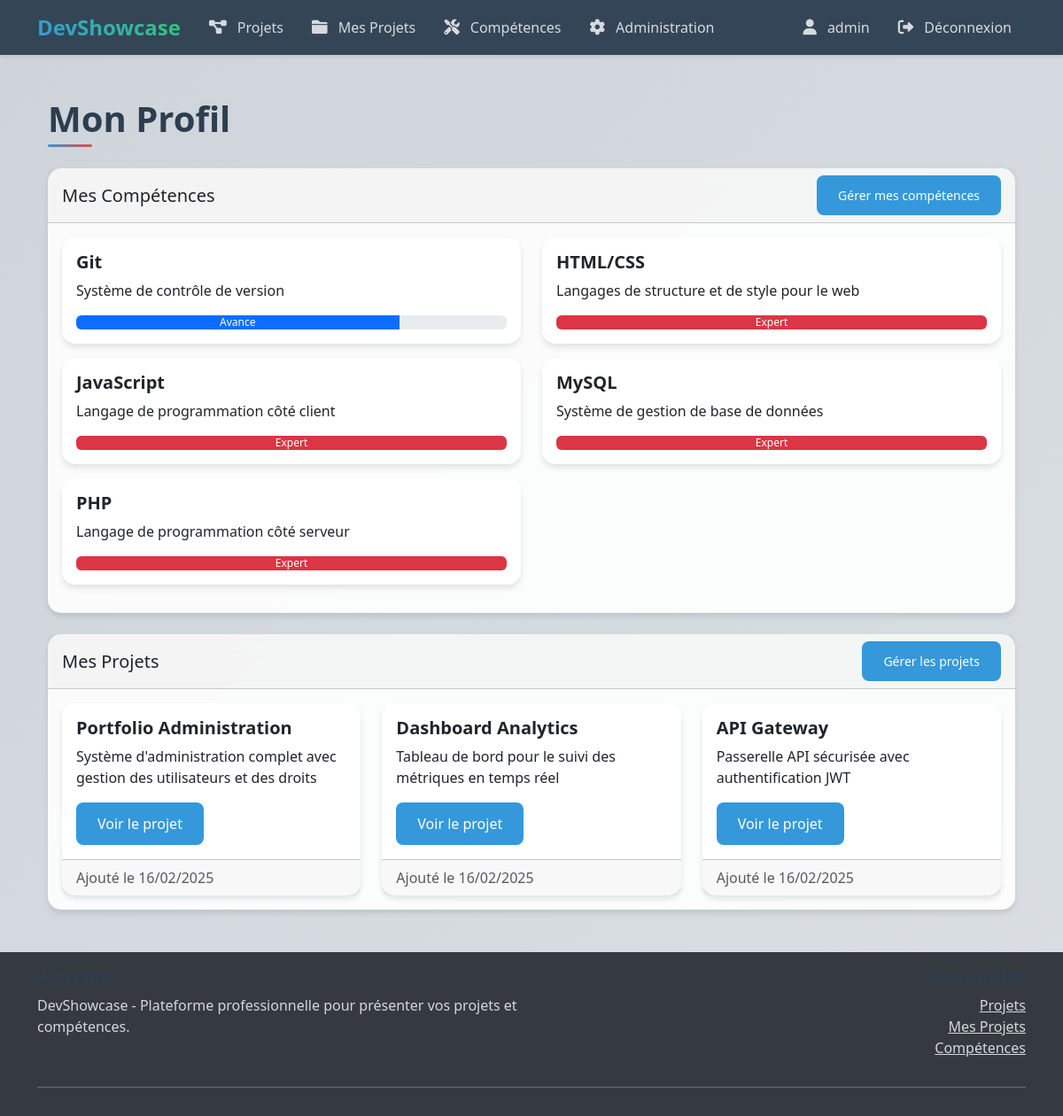
The app's page /profile.php (signed in) with its own data.
### tables this page shows
CREATE TABLE user_skills (
    user_id INT NOT NULL,
    skill_id INT NOT NULL,
    level ENUM('debutant', 'intermediaire', 'avance', 'expert') NOT NULL DEFAULT 'debutant',
    created_at DATETIME DEFAULT CURRENT_TIMESTAMP,
    updated_at DATETIME DEFAULT CURRENT_TIMESTAMP ON UPDATE CURRENT_TIMESTAMP,
    PRIMARY KEY (user_id, skill_id),
    FOREIGN KEY (user_id) REFERENCES users(id) ON DELETE CASCADE,
    FOREIGN KEY (skill_id) REFERENCES skills(id) ON DELETE CASCADE
);

CREATE TABLE skills (
    id INT PRIMARY KEY AUTO_INCREMENT,
    name VARCHAR(100) UNIQUE NOT NULL,
    description TEXT,
    created_at DATETIME DEFAULT CURRENT_TIMESTAMP,
    updated_at DATETIME DEFAULT CURRENT_TIMESTAMP ON UPDATE CURRENT_TIMESTAMP
);

CREATE TABLE projects (
    id INT PRIMARY KEY AUTO_INCREMENT,
    title VARCHAR(100) NOT NULL,
    description TEXT,
    image_path VARCHAR(255),
    external_link VARCHAR(255),
    user_id INT,
    category_id INT,
    created_at DATETIME DEFAULT CURRENT_TIMESTAMP,
    updated_at DATETIME DEFAULT CURRENT_TIMESTAMP ON UPDATE CURRENT_TIMESTAMP,
    FOREIGN KEY (user_id) REFERENCES users(id) ON DELETE CASCADE,
    FOREIGN KEY (category_id) REFERENCES categories(id) ON DELETE SET NULL
);

### classes/Skill.php (called while the page is built, shortened)
<?php
class Skill {
    private $pdo;
    public function __construct(PDO $pdo) {
        $this->pdo = $pdo;
    }
    public function getUserSkills(int $userId): array {
        $stmt = $this->pdo->prepare(
            "SELECT s.*, us.level
             FROM skills s
             JOIN user_skills us ON s.id = us.skill_id
             WHERE us.user_id = ?
             ORDER BY s.name"
        );
        $stmt->execute([$userId]);
        return $stmt->fetchAll();
    }
}

### classes/Auth.php (called while the page is built, shortened)
<?php
class Auth {
    public function isAdmin() {
        return isset($_SESSION['is_admin']) && $_SESSION['is_admin'] === true;
    }
}

### classes/Project.php (called while the page is built, shortened)
<?php
class Project {
    private $pdo;
    public function __construct(PDO $pdo) {
        $this->pdo = $pdo;
    }
    public function getUserProjects($userId) {
        $query = "SELECT * FROM projects WHERE user_id = :user_id ORDER BY created_at DESC";
        $stmt = $this->pdo->prepare($query);
        $stmt->execute(['user_id' => $userId]);
        return $stmt->fetchAll(PDO::FETCH_ASSOC);
    }
}

### profile.php (the view, shortened to what this page needs)
<?php
require_once 'config/database.php';
require_once 'classes/Auth.php';
require_once 'classes/Skill.php';
require_once 'classes/Project.php';
$auth = new Auth($pdo);
$skill = new Skill($pdo);
$project = new Project($pdo);
require_once 'includes/header.php';
$userSkills = $skill->getUserSkills($_SESSION['user_id']);
$projects = $project->getUserProjects($_SESSION['user_id']);
?>
<div class="container mt-4">
    <div class="row">
        <div class="col-md-12">
            <h1 class="mb-4">Mon Profil</h1>
            <div class="card mb-4">
                <div class="card-header d-flex justify-content-between align-items-center">
                    <h2 class="h5 mb-0">Mes Compétences</h2>
                    <a href="skills.php" class="btn btn-primary btn-sm">Gérer mes compétences</a>
                </div>
                <div class="card-body">
                    <?php if (empty($userSkills)): ?>
                        <p class="text-muted">Vous n'avez pas encore ajouté de compétences.</p>
                    <?php else: ?>
                        <div class="row">
                            <?php foreach ($userSkills as $skill): ?>
                                <div class="col-md-6 mb-3">
                                    <div class="card h-100">
                                        <div class="card-body">
                                            <h5 class="card-title"><?php echo htmlspecialchars($skill['name']); ?></h5>
                                            <p class="card-text"><?php echo htmlspecialchars($skill['description']); ?></p>
                                            <div class="progress">
                                                <?php
                                                $levelPercentage = match($skill['level']) {
                                                    'debutant' => 25,
                                                    'intermediaire' => 50,
                                                    'avance' => 75,
                                                    'expert' => 100,
                                                    default => 0
                                                };
                                                $levelClass = match($skill['level']) {
                                                    'debutant' => 'bg-info',
                                                    'intermediaire' => 'bg-success',
                                                    'avance' => 'bg-primary',
                                                    'expert' => 'bg-danger',
                                                    default => 'bg-secondary'
                                                };
                                                ?>
                                                <div class="progress-bar <?php echo $levelClass; ?>"
                                                     role="progressbar"
                                                     style="width: <?php echo $levelPercentage; ?>%"
                                                     aria-valuenow="<?php echo $levelPercentage; ?>"
                                                     aria-valuemin="0"
                                                     aria-valuemax="100">
                                                    <?php echo ucfirst($skill['level']); ?>
                                                </div>
                                            </div>
                                        </div>
                                    </div>
                                </div>
                            <?php endforeach; ?>
                        </div>
                    <?php endif; ?>
                </div>
            </div>
            <div class="card">
                <div class="card-header d-flex justify-content-between align-items-center">
                    <h2 class="h5 mb-0">Mes Projets</h2>
                    <?php if ($auth->isAdmin()): ?>
                        <a href="admin/projects.php" class="btn btn-primary btn-sm">Gérer les projets</a>
                    <?php endif; ?>
                </div>
                <div class="card-body">
                    <?php if (empty($projects)): ?>
                        <p class="text-muted">Vous n'avez pas encore de projets.</p>
                    <?php else: ?>
                        <div class="row row-cols-1 row-cols-md-2 row-cols-lg-3 g-4">
                            <?php foreach ($projects as $project): ?>
                                <div class="col">
                                    <div class="card h-100">
                                        <div class="card-body">
                                            <h5 class="card-title"><?php echo htmlspecialchars($project['title']); ?></h5>
                                            <p class="card-text"><?php echo htmlspecialchars($project['description']); ?></p>
                                            <?php if ($project['external_link']): ?>
                                                <a href="<?php echo htmlspecialchars($project['external_link']); ?>"
                                                   class="btn btn-primary"
                                                   target="_blank">
                                                    Voir le projet
                                                </a>
                                            <?php endif; ?>
                                        </div>
                                        <div class="card-footer text-muted">
                                            Ajouté le <?php echo date('d/m/Y', strtotime($project['created_at'])); ?>
                                        </div>
                                    </div>
                                </div>
                            <?php endforeach; ?>
                        </div>
                    <?php endif; ?>
                </div>
            </div>
        </div>
    </div>
</div>
<?php require_once 'includes/footer.php'; ?>

### public/css/style.css (style rules this page uses)
:root { --primary-color: #2c3e50; --secondary-color: #3498db; --accent-color: #e74c3c; --background-color: #f8f9fa; --text-color: #2c3e50; --card-shadow: 0 4px 6px rgba(0, 0, 0, 0.1); --transition-speed: 0.3s; }
html, body { height: 100%; margin: 0; }
body { display: flex; flex-direction: column; min-height: 100vh; background: linear-gradient(-45deg, #f8f9fa, #e9ecef, #dee2e6, #ced4da); background-size: 400% 400%; animation: gradient 15s ease infinite; color: var(--text-color); }
.container { flex: 1 0 auto; }
.card { background: rgba(255, 255, 255, 0.9); backdrop-filter: blur(10px); border: none; border-radius: 15px; box-shadow: var(--card-shadow); transition: all var(--transition-speed) ease; }
.btn { position: relative; overflow: hidden; border-radius: 8px; transition: all var(--transition-speed) ease; font-weight: 500; }
.btn::after { content: ''; position: absolute; top: 50%; left: 50%; width: 0; height: 0; background: rgba(255, 255, 255, 0.2); border-radius: 50%; transform: translate(-50%, -50%); transition: width 0.6s ease, height 0.6s ease; }
.btn-primary { background: var(--secondary-color); border: none; padding: 0.75rem 1.5rem; }
h1, h2, h3, h4, h5, h6 { color: var(--primary-color); font-weight: 700; }
h1 { font-size: 2.5rem; margin-bottom: 2rem; position: relative; padding-bottom: 1rem; }
h1::after { content: ''; position: absolute; bottom: 0; left: 0; width: 60px; height: 4px; background: linear-gradient(45deg, var(--secondary-color), var(--accent-color)); border-radius: 2px; }
body { background-color: #f8f9fa; }
h1 { color: #2c3e50; font-weight: 700; margin-bottom: 2rem; position: relative; padding-bottom: 0.5rem; }
h1:after { content: ''; position: absolute; bottom: 0; left: 0; width: 50px; height: 3px; background-color: #4e73df; border-radius: 3px; }

### records on screen
user_skills: skill.name "Git", skill.description "Système de contrôle de version", level "Avance"
user_skills: skill.name "HTML/CSS", skill.description "Langages de structure et de style pour le web", level "Expert"
user_skills: skill.name "JavaScript", skill.description "Langage de programmation côté client", level "Expert"
user_skills: skill.name "MySQL", skill.description "Système de gestion de base de données", level "Expert"
user_skills: skill.name "PHP", skill.description "Langage de programmation côté serveur", level "Expert"
projects: title "Portfolio Administration", description "Système d'administration complet avec gestion des utilisateurs et des droits", created_at "16/02/2025"
projects: title "Dashboard Analytics", description "Tableau de bord pour le suivi des métriques en temps réel", created_at "16/02/2025"
projects: title "API Gateway", description "Passerelle API sécurisée avec authentification JWT", created_at "16/02/2025"

### other values on screen
$_SESSION['username'] "admin"
